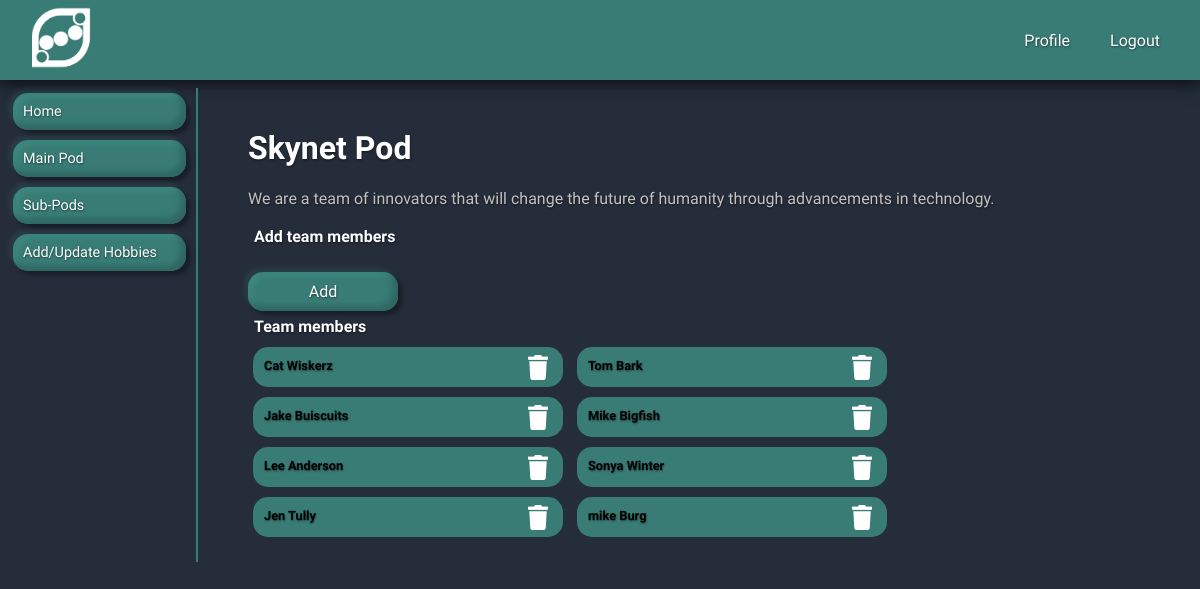
Page /pods/manage (signed in) on the committed database.
### models.py (models this page shows, shortened)
class Pod(db.Model):
    __tablename__ = 'pods'
    id = db.Column(db.Integer, primary_key=True, autoincrement=True)
    name = db.Column(db.String(30), unique=True, nullable=False)
    description = db.Column(db.Text)

class User(db.Model):
    __tablename__ = 'users'
    id = db.Column(db.Integer, primary_key=True, autoincrement=True)
    username = db.Column(db.String(20), unique=True, nullable=False)
    password = db.Column(db.Text, nullable=False)
    first_name = db.Column(db.String(50), nullable=False)
    last_name = db.Column(db.String(50), nullable=False)
    email = db.Column(db.Text, nullable=False, unique=True)
    city = db.Column(db.Text, nullable=False)
    state = db.Column(db.Text, nullable=False)
    lat_lng = db.Column(db.Text)
    pods = db.relationship('Pod', secondary="pod_users", backref='user')
    sub_pods = db.relationship('SubPod', secondary="sub_pod_users", backref='user')
    hobbies = db.relationship('Hobby', secondary='user_hobbies', backref='user')
    pod_messages = db.relationship('PodMessage', backref='pod_user')
    sub_pod_messages = db.relationship('SubPodMessage', backref='sub_pod_user')

### app.py (the view)
@app.route('/pods/manage')
def manage_pod():
    user, pod, pod_member = is_pod_member()
    if not g.user and not pod_member.owner:
        flash("Access unauthorized.", "error")
        return redirect("/")
    pod_team_members = PodUser.query.filter(PodUser.pod_id==pod_member.pod_id).all()
    team_members = [User.query.get(member.user_id) for member in pod_team_members]
    return render_template('/pods/manage_pod.html', pod=pod, pod_member=pod_member, members=team_members)

### app.py (called while the page is built)
def is_pod_member():
    if g.user:
        user = User.query.get(int(session[CURRENT_USER]))
        empty_tupple = (None,None,None)
        if user:
            main_pod = user.pods
            if main_pod:
                main_pod = user.pods[0]
                pod_member = PodUser.query.filter(PodUser.pod_id==main_pod.id, PodUser.user_id==user.id).first()
                if pod_member:
                    return user, main_pod, pod_member
                else:
                    return empty_tupple
            else:
                return empty_tupple

@app.before_request
def add_user_to_g():
    if CURRENT_USER in session:
        g.user = User.query.get(session[CURRENT_USER])
    else:
        g.user = None

### templates/pods/manage_pod.html (shortened to what this page needs)
{% extends '/users/user_menu.html' %}
{% block dashboard %}
<h1 class="main_title">{{ pod.name }} Pod</h1>
<p class="content_text">{{ pod.description }}</p>
<div>
    <h4 class="low_margin_title">Add team members</h4>
</div>
<a href='/pods/add_members'>
    <div type="button" class="button-primary">Add</div>
</a>
<div class='manage_team_container'>
    <h4 class="low_margin_title">Team members</h4>
    {% for member in members %}
    <div class='team_member_container'>
        <p class="pod_thumbnail_text_title">
            {{ member.first_name }} {{ member.last_name }}
        </p>
        <a href="/pods/{{pod.id}}/delete/user/{{member.id}}">
        <img class='trash' src='/static/imgs/trash.png'>
        </a>
    </div>
    {% endfor %}
</div>
{% endblock %}

### static/app.css (style rules this page uses)
body { margin: 0px; padding: 0px; font-family: 'Varela Round', sans-serif; background-color: #252D3A; text-shadow: 0.5px 0.5px 2px rgba(0, 0, 0, 0.5); }
a { text-decoration: none; }
* { scrollbar-width: thin; scrollbar-color: #387C75 white; }
.team_member_container { display: inline-block; white-space: normal; width: 300px; height: 30px; padding: 5px; margin: 5px; background-color: #387C75; border-radius: 15px; }
.trash { width: 20px; display: inline-block; margin: 3px 10px; float: right; cursor: pointer; }
.button-primary { display: inline-block; width: 150px; margin-top: 20px; margin-left: auto; margin-right: auto; background-color: #387C75; color: white; padding: 10px 0px; border: none; border-radius: 15px; text-align: center; font-size: 1rem; box-shadow: -4px -4px 4px rgba(56, 124, 117, 0.2), 4px 4px 4px rgba(0, 0, 0, 0.35), inset -5px -5px 6px #2F6661, inset 5px 5px 5px rgba(74, 163, 154, 0.25); }
.pod_thumbnail_text_title { display: inline-block; font-size: 0.8rem; font-weight: bold; padding: 3px; margin: 3px; }
.low_margin_title { padding: 3px; margin: 3px; color: white; }
.main_title { color: white; }
.content_text { color: rgb(194, 194, 194); }

### rows in the picture
Pod: name "Skynet", description "We are a team of innovators that will change the future of humanity through advancements in technology."
User: first_name "Cat", last_name "Wiskerz"
User: first_name "Tom", last_name "Bark"
User: first_name "Jake", last_name "Buiscuits"
User: first_name "Mike", last_name "Bigfish"
User: first_name "Lee", last_name "Anderson"
User: first_name "Sonya", last_name "Winter"
User: first_name "Jen", last_name "Tully"
User: first_name "mike", last_name "Burg"
